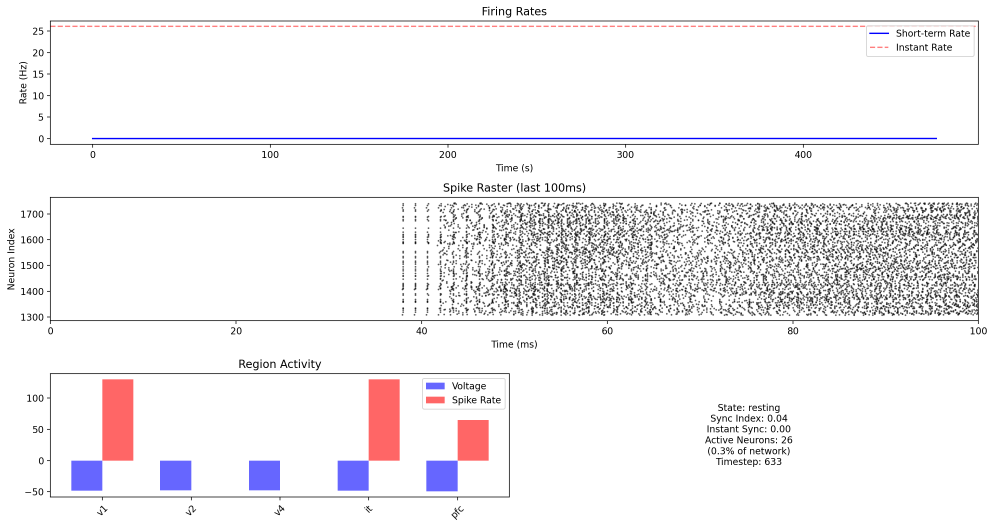
#> input picture assets/monitor.png, 2974 x 1570 px (shown at 1/3 size); its folder holds only this picture in this run
$ python -i visual.py   (imports and definitions only)   (older library calls are emulated)
#> lines starting #> are read from the running program, lines starting #| are printed output that depends on the picture; after the words box and inside, x2 and y2 are one past the last pixel; in counts of white or black regions, pixels touching at a corner belong together
import cv2
import numpy as np
from dataclasses import dataclass
from typing import Dict, List
from digital_brain import ModularDigitalBrain
from cortical_layers import CorticalLayer
from checkpointing import ResumableSimulation
import cv2
import numpy as np
from dataclasses import dataclass
from typing import Dict, List

@dataclass
class VideoFeatures:
    """Features extracted from video frames."""
    edges: np.ndarray           # Edge detection map
    motion: np.ndarray         # Motion detection between frames
    colors: np.ndarray         # Color analysis
    orientations: np.ndarray   # Gabor filter responses
    textures: np.ndarray       # Texture features
    objects: List[Dict]        # Detected object regions

class VideoProcessor:
    """Processes video frames and converts features to neural stimulation patterns."""

    def __init__(self, frame_rate: int = 30):
        self.frame_rate = frame_rate
        self.prev_frame = None
        self.gabor_filters = self._create_gabor_filters()

        # Stimulation parameters
        self.visual_scale = 5.0
        self.motion_scale = 3.0
        self.edge_scale = 4.0
        self.color_scale = 2.0
        self.dt = 0.1

    def _create_gabor_filters(self):
        """Create Gabor filters for different orientations."""
        filters = []
        ksize = 31
        sigma = 4.0
        lambd = 10.0
        gamma = 0.5
        psi = 0

        for theta in np.arange(0, np.pi, np.pi / 8):
            kernel = cv2.getGaborKernel(
                (ksize, ksize), sigma, theta, lambd, gamma, psi, ktype=cv2.CV_32F
            )
            filters.append(kernel)
        return filters

    def extract_features(self, frame: np.ndarray) -> VideoFeatures:
        """Extract relevant features from video frame."""
        if frame is None:
            raise ValueError("Invalid frame provided")

        # Ensure frame is in RGB format
        if len(frame.shape) == 2:
            frame = cv2.cvtColor(frame, cv2.COLOR_GRAY2RGB)
        elif frame.shape[2] == 4:  # RGBA
            frame = cv2.cvtColor(frame, cv2.COLOR_RGBA2RGB)

        # Convert to grayscale for edge and motion detection
        gray = cv2.cvtColor(frame, cv2.COLOR_RGB2GRAY)
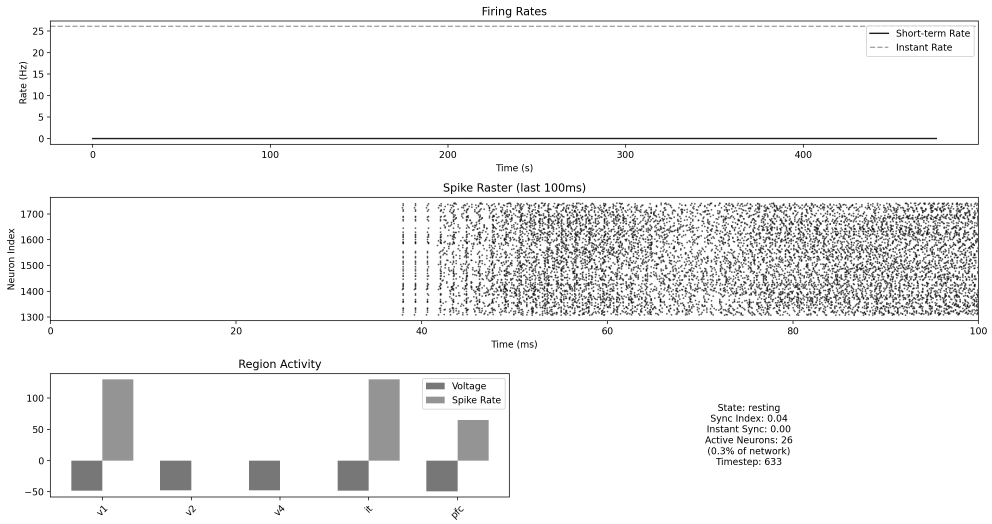
#> gray: shape (1570, 2974) (shown at 1/3 size); min 0, max 255, mean 241.5

        # Edge detection using Canny
        edges = cv2.Canny(gray, 100, 200)
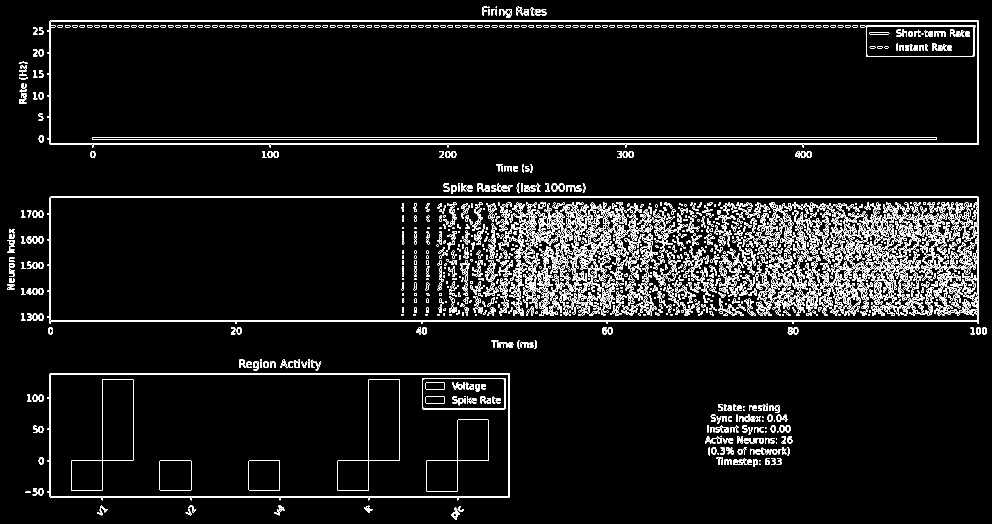
#> edges: shape (1570, 2974) (shown at 1/3 size); 3.9% white in thin lines or dots

        # Motion detection
        motion = np.zeros_like(gray, dtype=np.float32)
        if self.prev_frame is not None:
            prev_gray = cv2.cvtColor(self.prev_frame, cv2.COLOR_RGB2GRAY) if len(self.prev_frame.shape) == 3 else self.prev_frame
            motion = cv2.absdiff(gray, prev_gray)
        self.prev_frame = frame.copy()

        # Color analysis (mean color values in regions)
        colors = cv2.mean(frame)[:3]
#> colors = (242.7, 240.6, 242.6)

        # Orientation detection using Gabor filters
        orientations = []
        for kernel in self.gabor_filters:
            filtered = cv2.filter2D(gray, cv2.CV_32F, kernel)
            orientations.append(np.mean(filtered))
#> this loop made 8 passes
#> pass 1, in extract_features, `filtered = cv2.filter2D(gray, cv2.CV_32F, kernel)`:
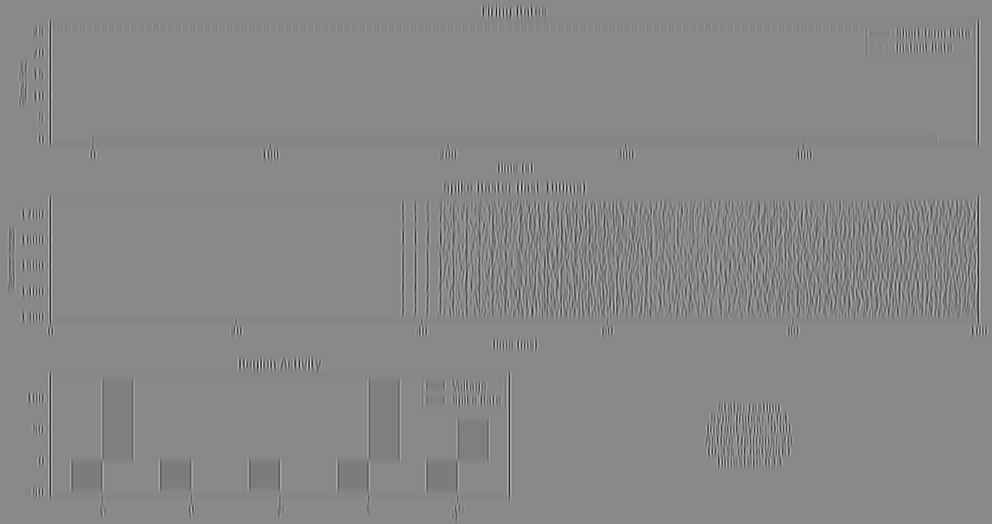
#> filtered: shape (1570, 2974) float32 (shown at 1/3 size); min -9843.7, max 12303.6, mean 1957.4; drawn with min black and max white
#> pass 3, in extract_features, `filtered = cv2.filter2D(gray, cv2.CV_32F, kernel)`:
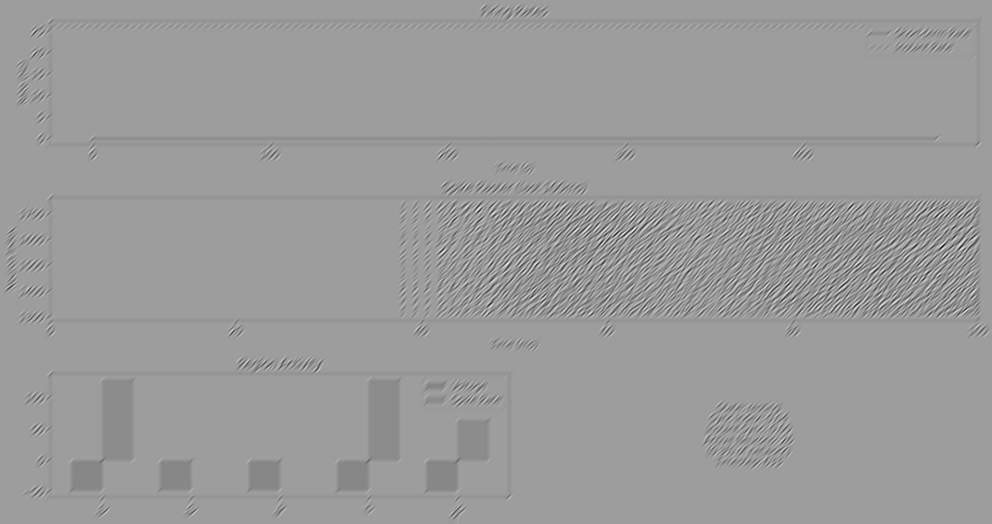
#> filtered: shape (1570, 2974) float32 (shown at 1/3 size); min -6871.3, max 8089.1, mean 2220; drawn with min black and max white
#> after the loop, orientations = [1957.4, 2023.9, 2220, 2023.9, 1957.4, 2023.9, 2220, 2023.9]
        orientations = np.array(orientations)

        # Basic texture analysis
        textures = cv2.resize(gray, (32, 32))
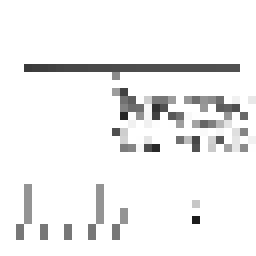
#> textures: shape (32, 32) (shown 8 times larger); min 28, max 255, mean 240.4

        # Object detection using contours
        objects = []
        try:
            # Threshold the grayscale image
            _, thresh = cv2.threshold(gray, 127, 255, cv2.THRESH_BINARY)
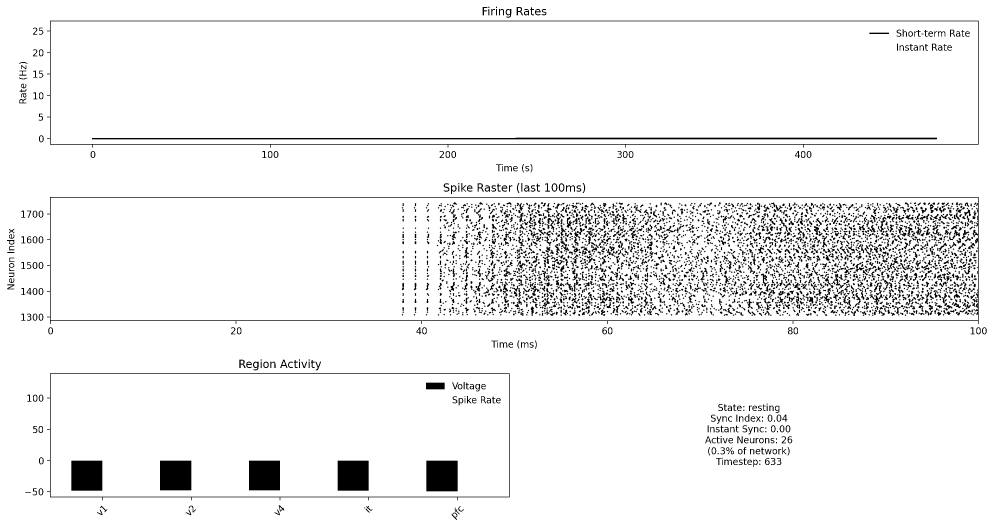
#> thresh: shape (1570, 2974) (shown at 1/3 size); 94.6% white; 4282 black regions (1882 under 20 px), largest, box (x1, y1, x2, y2) and area: (141, 591, 2936, 972) 13429, (141, 62, 2936, 443) 12814, (276, 413, 2811, 418) 11403

            # Find contours
            contours, _ = cv2.findContours(thresh, cv2.RETR_EXTERNAL, cv2.CHAIN_APPROX_SIMPLE)
#> contours = [[[0, 0], [0, 1569], [2973, 1569], [2973, 0]]]

            # Process contours
            for contour in contours:
                area = cv2.contourArea(contour)
                if area > 100:  # Filter small contours
                    x, y, w, h = cv2.boundingRect(contour)
                    objects.append({
                        'bbox': (x, y, w, h),
                        'area': area
                    })
#> this loop made 1 pass
#> (contour, area, x, y, w, h) on pass 1: ([[0, 0], [0, 1569], [2973, 1569], [2973, 0]], 4664637, 0, 0, 2974, 1570)
#> after the loop, objects = 1 item
        except Exception as e:
            print(f"Warning: Error in contour detection: {str(e)}")
            objects = []

        return VideoFeatures(
            edges=edges,
            motion=motion,
            colors=np.array(colors),
            orientations=orientations,
            textures=textures,
            objects=objects
        )

    # [64 lines left out: functions create_stim_pattern, map_features_to_stimulation, not called in this run]

class RealtimeVideoSimulation:
    """Manages real-time video processing and brain simulation."""

    # [102 lines left out: functions __init__, process_video_file, _update_simulation, get_recent_spikes, not called in this run]

    def register_callback(self, callback):
        """Register callback for real-time updates."""
        self.callbacks.append(callback)

    # [4 lines left out: function _notify_callbacks, not called in this run]

    def stop(self):
        """Stop the simulation."""
        self.is_running = False

>>> import cv2
>>> picture = cv2.cvtColor(cv2.imread('assets/monitor.png'), cv2.COLOR_BGR2RGB)
>>> result = VideoProcessor().extract_features(picture)
